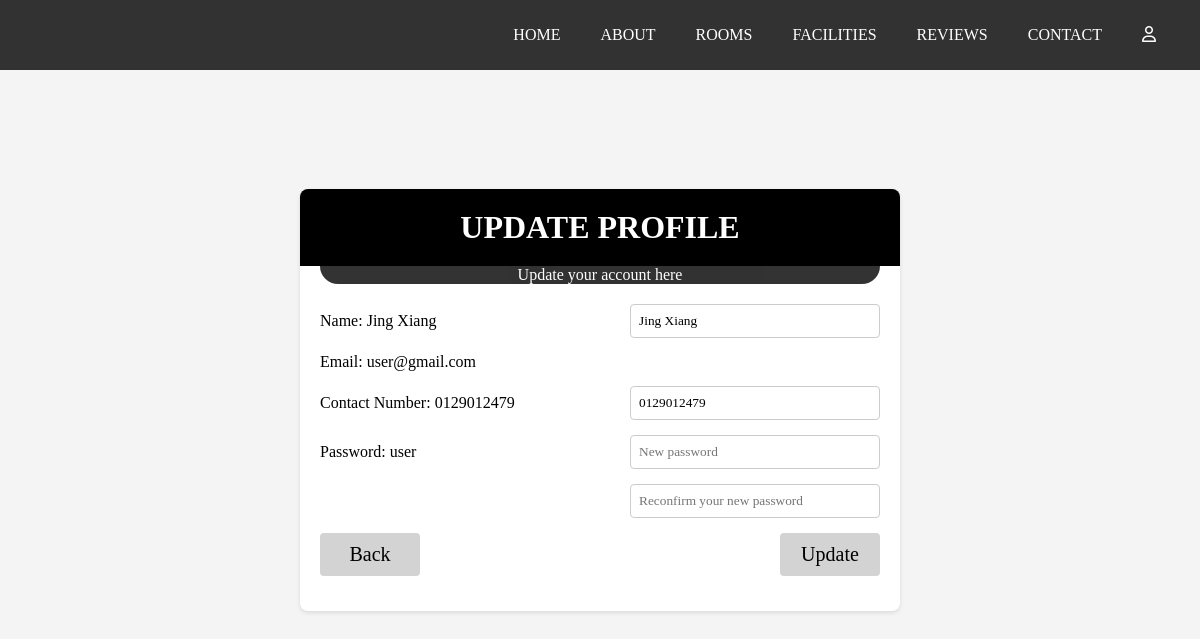
Page /userupdateuserlist.php (signed in) on the committed database.
### tables this page shows
CREATE TABLE `customer` (
  `customer_id` int(11) NOT NULL AUTO_INCREMENT,
  `customer_name` varchar(100) NOT NULL,
  `customer_email` varchar(100) NOT NULL,
  `customer_contactnum` varchar(100) NOT NULL,
  `customer_password` varchar(100) NOT NULL,
  `customer_secret` varchar(100) NOT NULL,
  PRIMARY KEY (`customer_id`)
);

### userupdateuserlist.php (the view, shortened to what this page needs)
<?php
include 'navbar.php';
include 'config.php';
$id = $_SESSION['user_id'];
$sql = "SELECT * FROM customer WHERE customer_id = $id";
$result = mysqli_query($conn, $sql);
$row = mysqli_fetch_assoc($result);
?>
<!DOCTYPE html>
<html lang="en">
<head>
</head>
<body>
    <div class="flex-container">
        <div class="flex-main">
            <form action="" method="post">
                <h1>Update Profile</h1>
                <p style="opacity: 0.8; text-align:center; background-color: black; color: white; margin: 0em; border-radius: 0em 0em 2em 2em; padding: 0em;">Update your account here</p>
                <div class="form-container">
                    <div class="row">
                        <span>Name: <?php echo $row['customer_name']; ?></span>
                        <input type="text" name="name" placeholder="Update your name" value="<?php echo $row['customer_name']; ?>">
                    </div>
                    <div class="row">
                        <span>Email: <?php echo $row['customer_email']; ?></span>
                    </div>
                    <div class="row">
                        <span>Contact Number: <?php echo $row['customer_contactnum']; ?></span>
                        <input type="text" name="number" placeholder="Update your contact number" value="<?php echo $row['customer_contactnum']; ?>">
                    </div>
                    <div class="row">
                        <span>Password: <?php echo $row['customer_password']; ?></span>
                        <input type="password" name="newpassword" placeholder="New password">
                    </div>
                    <div class="row">
                        <input type="password" name="cpassword" placeholder="Reconfirm your new password">
                    </div>
                    <div class="row">
                        <button><a href="userviewprofile.php">Back</a></button>
                        <input type="submit" name="submit" value="Update">
                    </div>
                </div>
            </form>
        </div>
    </div>
</body>
</html>

### navbar.css (style rules this page uses)
* { margin: 0%; padding: 0%; background-size: cover; background-repeat: no-repeat; background-attachment: fixed; background-position: center; box-sizing: border-box; font-family: FS Meridian Regular; }
h1 { font-family: FS Meridian Thin; text-transform: uppercase; }
button { background-color: transparent; font-size: 1.25rem; min-width: 6.25rem; min-height: 1.875rem; border: 0.125rem solid black; text-decoration: none; }
button a { color: black; text-decoration: none; }
input[type=submit] { background-color: transparent; font-size: 1.25rem; min-width: 6.25rem; min-height: 1.875rem; border: 0.125rem solid black; text-decoration: none; color: black; text-decoration: none; }
.flex-container { display: flex; }
.flex-main { width: 80%; align-items: center; }

### userupdateuserlist.php (style rules this page uses)
body { font-family: Arial, sans-serif; background-color: #f4f4f4; margin: 0; padding: 0; }
.flex-container { display: flex; justify-content: space-around; align-items: center; height: 100vh; }
.flex-main { width: 50%; padding: 20px; background-color: #fff; box-shadow: 0 2px 4px rgba(0, 0, 0, 0.1); border-radius: 8px; }
h1 { text-align: center; background-color: black; color: white; padding: 20px; border-radius: 8px 8px 0 0; margin: -20px -20px 0 -20px; }
.form-container { margin-top: 20px; }
.row { margin-bottom: 15px; display: flex; justify-content: space-between; align-items: center; }
input[type="text"], input[type="email"], input[type="password"] { width: 250px; padding: 8px; border: 1px solid #ccc; border-radius: 4px; }
input[type="submit"], button { padding: 10px 20px; border: none; border-radius: 4px; cursor: pointer; background-color: #D3D3D3; color: black; transition: background-color 0.3s; }

### rows in the picture
customer: customer_name "Jing Xiang", name "Jing Xiang", customer_email "user@gmail.com", customer_contactnum "0129012479", number "0129012479", customer_password "user"
